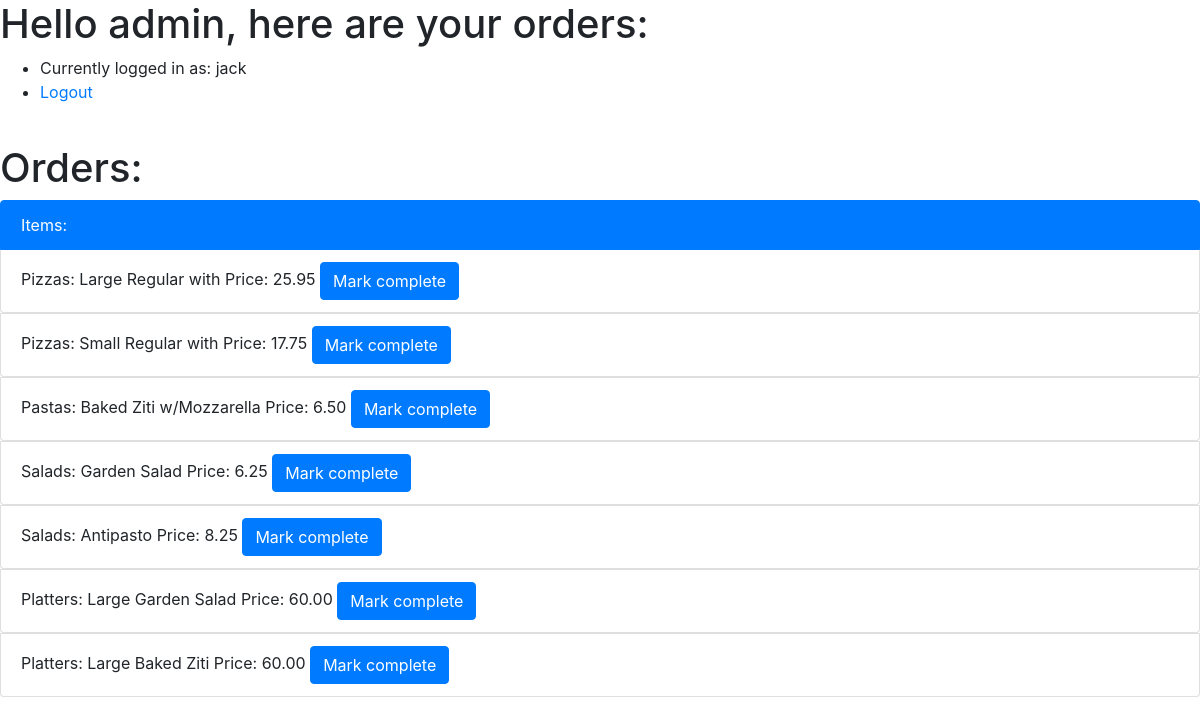
Before: / (signed in) with the older database file.
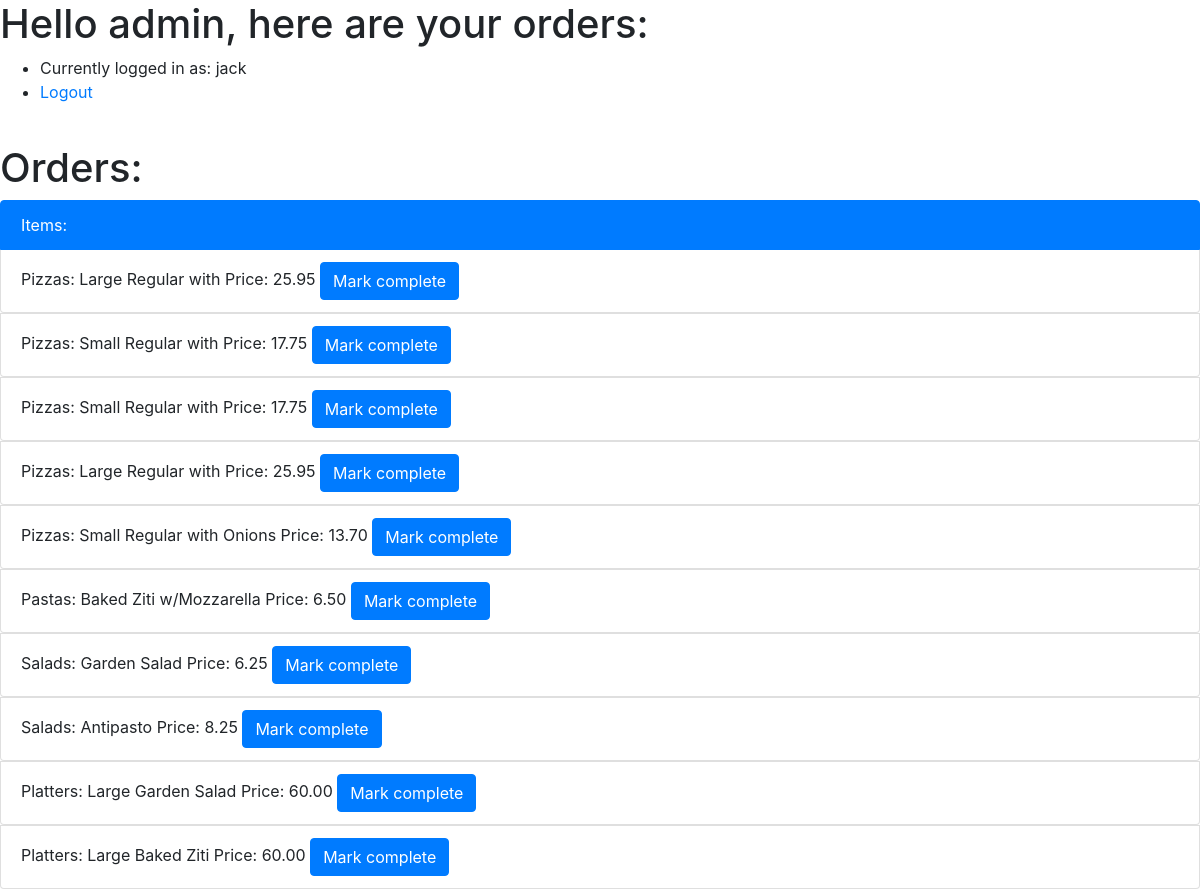
After: the same page with the newer database file.
### orders/models.py (models this page shows)
class PizzaOrder(models.Model):
    foodsize = models.ForeignKey(
        FoodSize, on_delete=models.CASCADE, related_name='pizza')
    toppings = models.ManyToManyField(
        PizzaTopping, blank=True, related_name='pizza')
    pizza_type = models.ForeignKey(
        PizzaType,  on_delete=models.CASCADE, related_name='pizza')
    user = models.CharField(max_length=65)
    status = models.CharField(max_length=20, choices=[
        ('Draft', 'Draft'),
        ('Ordered', 'Ordered'),
        ('Complete', 'Complete')
        ])
    reg_pizza_type = models.CharField(max_length=65)
    @property
    def get_price(self):
        topping_count = self.toppings.count()
        if topping_count > 3:
            raise ValidationError("You can't select more than three toppings")
        if topping_count == 0:
            if self.foodsize.size == 'Small':
                price = Price.objects.get(
                    menu_item=f'{self.pizza_type} Pizza {self.reg_pizza_type}', food_type='Pizza').small
            elif self.foodsize.size == 'Large':
                price = Price.objects.get(
                    menu_item=f'{self.pizza_type} Pizza {self.reg_pizza_type}', food_type='Pizza').large
        elif self.foodsize.size == 'Small':
            price = Price.objects.get(
                menu_item=f'{self.pizza_type} Pizza {topping_count} Topping', food_type='Pizza').small
        elif self.foodsize.size == 'Large':
            price = Price.objects.get(
                menu_item=f'{self.pizza_type} Pizza {topping_count} Topping', food_type='Pizza').large
        else:
            price = 'none'
        return price
    def __str__(self):
        toppings = ", ".join(str(seg) for seg in self.toppings.all())
        return f'{self.foodsize} {self.pizza_type} with {toppings} Price: {self.get_price}'

class FoodSize(models.Model):
    size = models.CharField(max_length=65)
    def __str__(self):
        return f'{self.size}'

class PizzaType(models.Model):
    name = models.CharField(max_length=64)
    def __str__(self):
        return f'{self.name}'

class Price(models.Model):
    menu_item = models.CharField(max_length=65)
    food_type = models.CharField(max_length=65, choices=[
        ('Pizza', 'Pizza'),
        ('Pasta', 'Pasta'),
        ('Salad', 'Salad'),
        ('Platter', 'Platter'),
        ('Sub', 'Sub'),
        ('Topping', 'Topping')
    ])
    small = models.DecimalField(max_digits=10, decimal_places=2)
    large = models.DecimalField(max_digits=10, decimal_places=2)
    def __str__(self):
        return f'{self.menu_item}'

class PastaOrder(models.Model):
    pasta_type = models.ForeignKey(
        PastaType, on_delete=models.CASCADE, related_name='pasta')
    user = models.CharField(max_length=65)
    status = models.CharField(max_length=20, choices=[
        ('Draft', 'Draft'),
        ('Ordered', 'Ordered'),
        ('Complete', 'Complete')
        ])
    @property
    def get_price(self):
        price = Price.objects.get(
            menu_item=self.pasta_type, food_type='Pasta').small
        return price
    def __str__(self):
        return f'{self.pasta_type} Price: {self.get_price}'

class PastaType(models.Model):
    name = models.CharField(max_length=64)
    def __str__(self):
        return f'{self.name}'

class SaladOrder(models.Model):
    salad_type = models.ForeignKey(
        SaladType, on_delete=models.CASCADE, related_name='salad')
    user = models.CharField(max_length=65)
    status = models.CharField(max_length=20, choices=[
        ('Draft', 'Draft'),
        ('Ordered', 'Ordered'),
        ('Complete', 'Complete')
        ])
    @property
    def get_price(self):
        price = Price.objects.get(
            menu_item=self.salad_type, food_type='Salad').small
        return price
    def __str__(self):
        return f'{self.salad_type} Price: {self.get_price}'

class SaladType(models.Model):
    name = models.CharField(max_length=64)
    def __str__(self):
        return f'{self.name}'

class PlatterOrder(models.Model):
    platter_type = models.ForeignKey(
        PlatterType, on_delete=models.CASCADE, related_name='sub')
    foodsize = models.ForeignKey(
        FoodSize, on_delete=models.CASCADE, related_name='platter')
    user = models.CharField(max_length=65)
    status = models.CharField(max_length=20, choices=[
        ('Draft', 'Draft'),
        ('Ordered', 'Ordered'),
        ('Complete', 'Complete')
        ])
    @property
    def get_price(self):
        print(self.foodsize.size)
        if self.foodsize.size == 'Small':
            price = Price.objects.get(
                menu_item=self.platter_type, food_type='Platter').small
        elif self.foodsize.size == 'Large':
            price = Price.objects.get(
                menu_item=self.platter_type, food_type='Platter').large
        else:
            price = 'none'
        return price
    def __str__(self):
        return f'{self.foodsize} {self.platter_type} Price: {self.get_price}'

class PlatterType(models.Model):
    name = models.CharField(max_length=64)
    def __str__(self):
        return f'{self.name}'

class PizzaTopping(models.Model):
    name = models.CharField(max_length=64)
    def __str__(self):
        return f'{self.name}'

### orders/views.py (the view, shortened to what this page needs)
# urls.py: path("", views.index, name="index"),
def index(request):
    if not request.user.is_authenticated:
        return render(request, "orders/fancy_login.html", {"message": None})
    basket_data = {
        'Pizzas': list(PizzaOrder.objects.filter(user=request.user.username, status='Draft')),
        'Subs': list(SubOrder.objects.filter(user=request.user.username, status='Draft')),
        'Pastas': list(PastaOrder.objects.filter(user=request.user.username, status='Draft')),
        'Salads': list(SaladOrder.objects.filter(user=request.user.username, status='Draft')),
        'Platters': list(PlatterOrder.objects.filter(user=request.user.username, status='Draft'))
    }
    checkout_data = {
        'Pizzas': [(i.id, i) for i in PizzaOrder.objects.filter(status='Ordered')],
        'Subs': [(i.id, i) for i in SubOrder.objects.filter(status='Ordered')],
        'Pastas': [(i.id, i) for i in PastaOrder.objects.filter(status='Ordered')],
        'Salads': [(i.id, i) for i in SaladOrder.objects.filter(status='Ordered')],
        'Platters': [(i.id, i) for i in PlatterOrder.objects.filter(status='Ordered')]
    }
    context = {
        "user": request.user,
        "basket": basket_data,
        "checkout": checkout_data,
        "menu": {
            'Pizzas': [str(i) for i in Price.objects.all() if i.food_type == 'Pizza'],
            'Pastas': [str(i) for i in Price.objects.all() if i.food_type == 'Pasta'],
            'Salads': [str(i) for i in Price.objects.all() if i.food_type == 'Salad'],
            'Platters': [str(i) for i in Price.objects.all() if i.food_type == 'Platter'],
            'Subs': [str(i) for i in Price.objects.all() if i.food_type == 'Sub'],
        },
        "pizza_toppings": PizzaTopping.objects.all(),
        "sub_toppings": SubTopping.objects.all(),
    }
    if User.objects.get(username=request.user).is_staff:
        return render(request, "orders/admin.html", context)
    return render(request, "orders/user.html", context)

### orders/templates/orders/admin.html (shortened to what this page needs)
{% extends 'orders/base.html' %}
{% load static %}
{% block content %}
<h1>Hello admin, {{ user.first_name }} here are your orders:</h1>
<ul>
    <li>Currently logged in as: {{ user.username }}</li>
    <li><a href="{% url 'logout' %}">Logout</a></li>
</ul>
<br>
<h1>Orders:</h1>
            <ul class="list-group">
                <li class="list-group-item active">Items:</li>
                {% for key, items in checkout.items  %}
                    {% for id, item in items %}
                    <form method="post" action="{% url 'checkout' %}">
                    <li class="list-group-item">{{key}}: {{item}}
                        <button type="submit" name="admin_form" class="btn btn-primary">Mark complete</button>
                        </li>
                    </form>
                  {% endfor %}
                {% endfor %}
              </ul>
{% endblock %}

### orders/templates/orders/base.html (shortened to what this page needs)
<!doctype html>
<html lang="en">
  <head>
    <link rel="stylesheet" href="https://maxcdn.bootstrapcdn.com/bootstrap/4.0.0/css/bootstrap.min.css">
  </head>
  <body>
    {% block content %}
    {% endblock  %}
  </body>
</html>

Changed rows visible on the page:
added PizzaOrder: key "Pizzas", id+foodsize+pizza_type "Small Regular with Price: 17.75"
added PizzaOrder: key "Pizzas", id+foodsize+pizza_type "Large Regular with Price: 25.95"
added PizzaOrder: key "Pizzas", id+foodsize+pizza_type "Small Regular with Onions Price: 13.70"
